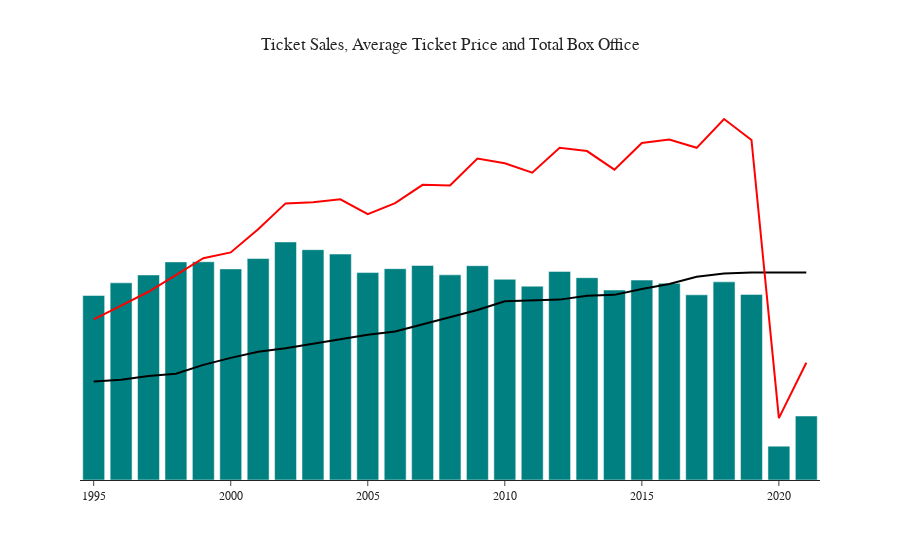

Notebook source saved alongside this figure:
### Code cell
fig1 = px.bar(annual_ticket_sales,
            x="YEAR",
            y="TICKETS SOLD",
            hover_name="TS",
            color_discrete_sequence=["Teal"])

fig2 = px.line(annual_ticket_sales,
            x="YEAR",
            y="avg_upscaled",
            hover_name="Average_Ticket_Price",
            color_discrete_sequence=["Black"])

fig2.update_yaxes(tickprefix="$", showgrid=True)

fig3 = px.line(annual_ticket_sales,
            x="YEAR",
            y="box_downscaled",
            hover_name="TBO",
            color_discrete_sequence=["Red"])

fig = go.Figure(data=fig1.data + fig2.data + fig3.data)

fig.update_yaxes(visible=False)

fig.update_layout(hovermode="x unified", template="simple_white", title="Ticket Sales, Average Ticket Price and Total Box Office")
fig.update_layout(title_x=0.5,
    font_family="Rockwell",
    legend=dict(
        title=None, orientation="h", y=1, yanchor="bottom", x=0.5, xanchor="center"
    )
)

# fig.add_annotation(text="COVID-19", x="2020", y=annual_ticket_sales["TICKETS SOLD"].iloc[1],font_size=15, showarrow=False,bordercolor="red",bgcolor="white")

fig.show()

### Figure 1 — Plotly figure (JSON) as saved in the notebook; plotly's stock layout.template omitted (floating-point values rounded to 4 significant figures)
{"data": [{"alignmentgroup": "True", "hovertemplate": "<b>%{hovertext}</b><br><br>YEAR=%{x}<br>TICKETS SOLD=%{y}<extra></extra>", "hovertext": ["Tickets Sold: 423 Million", "Tickets Sold: 223 Million", "Tickets Sold: 1.2 Billion", "Tickets Sold: 1.3 Billion", "Tickets Sold: 1.2 Billion", "Tickets Sold: 1.3 Billion", "Tickets Sold: 1.3 Billion", "Tickets Sold: 1.2 Billion", "Tickets Sold: 1.3 Billion", "Tickets Sold: 1.3 Billion", "Tickets Sold: 1.2 Billion", "Tickets Sold: 1.3 Billion", "Tickets Sold: 1.4 Billion", "Tickets Sold: 1.3 Billion", "Tickets Sold: 1.4 Billion", "Tickets Sold: 1.3 Billion", "Tickets Sold: 1.3 Billion", "Tickets Sold: 1.4 Billion", "Tickets Sold: 1.5 Billion", "Tickets Sold: 1.5 Billion", "Tickets Sold: 1.4 Billion", "Tickets Sold: 1.3 Billion", "Tickets Sold: 1.4 Billion", "Tickets Sold: 1.4 Billion", "Tickets Sold: 1.3 Billion", "Tickets Sold: 1.3 Billion", "Tickets Sold: 1.2 Billion"], "legendgroup": "", "marker": {"color": "Teal", "pattern": {"shape": ""}}, "name": "", "offsetgroup": "", "orientation": "v", "showlegend": false, "textposition": "auto", "type": "bar", "x": [2021, 2020, 2019, 2018, 2017, 2016, 2015, 2014, 2013, 2012, 2011, 2010, 2009, 2008, 2007, 2006, 2005, 2004, 2003, 2002, 2001, 2000, 1999, 1998, 1997, 1996, 1995], "xaxis": "x", "y": [423774881, 223638958, 1228541629, 1311536128, 1225639761, 1302556378, 1323356776, 1257402920, 1339168926, 1380921942, 1282915168, 1328549021, 1418567388, 1358042073, 1420036680, 1398738283, 1372980280, 1495651298, 1524589620, 1575756527, 1465874205, 1397460079, 1444664086, 1443832471, 1357349648, 1305221290, 1221705907], "yaxis": "y"}, {"hovertemplate": "<b>%{hovertext}</b><br><br>YEAR=%{x}<br>avg_upscaled=%{y}<extra></extra>", "hovertext": ["Average Ticket Price: $9.15", "Average Ticket Price: $9.15", "Average Ticket Price: $9.15", "Average Ticket Price: $9.10", "Average Ticket Price: $8.97", "Average Ticket Price: $8.64", "Average Ticket Price: $8.43", "Average Ticket Price: $8.17", "Average Ticket Price: $8.13", "Average Ticket Price: $7.96", "Average Ticket Price: $7.92", "Average Ticket Price: $7.88", "Average Ticket Price: $7.5", "Average Ticket Price: $7.17", "Average Ticket Price: $6.88", "Average Ticket Price: $6.55", "Average Ticket Price: $6.40", "Average Ticket Price: $6.21", "Average Ticket Price: $6.03", "Average Ticket Price: $5.80", "Average Ticket Price: $5.65", "Average Ticket Price: $5.38", "Average Ticket Price: $5.07", "Average Ticket Price: $4.69", "Average Ticket Price: $4.59", "Average Ticket Price: $4.42", "Average Ticket Price: $4.34"], "legendgroup": "", "line": {"color": "Black", "dash": "solid"}, "marker": {"symbol": "circle"}, "mode": "lines", "name": "", "orientation": "v", "showlegend": false, "type": "scatter", "x": [2021, 2020, 2019, 2018, 2017, 2016, 2015, 2014, 2013, 2012, 2011, 2010, 2009, 2008, 2007, 2006, 2005, 2004, 2003, 2002, 2001, 2000, 1999, 1998, 1997, 1996, 1995], "xaxis": "x", "y": [1374000000.0, 1374000000.0, 1374000000.0, 1366000000.0, 1346000000.0, 1297000000.0, 1265000000.0, 1226000000.0, 1220000000.0, 1194000000.0, 1189000000.0, 1183000000.0, 1125000000, 1077000000.0, 1032000000.0, 982500000.0, 961500000.0, 931500000.0, 904500000.0, 871500000.0, 849000000.0, 808500000.0, 762000000.0, 703500000.0, 688500000.0, 663000000.0, 652500000.0], "yaxis": "y"}, {"hovertemplate": "<b>%{hovertext}</b><br><br>YEAR=%{x}<br>box_downscaled=%{y}<extra></extra>", "hovertext": ["Total Box Office: $3.8 Billion", "Total Box Office: $2.0 Billion", "Total Box Office: $1.1 Billion", "Total Box Office: $1.1 Billion", "Total Box Office: $1.0 Billion", "Total Box Office: $1.1 Billion", "Total Box Office: $1.1 Billion", "Total Box Office: $1.0 Billion", "Total Box Office: $1.0 Billion", "Total Box Office: $1.0 Billion", "Total Box Office: $1.0 Billion", "Total Box Office: $1.0 Billion", "Total Box Office: $1.0 Billion", "Total Box Office: $9.7 Billion", "Total Box Office: $9.7 Billion", "Total Box Office: $9.1 Billion", "Total Box Office: $8.8 Billion", "Total Box Office: $9.2 Billion", "Total Box Office: $9.1 Billion", "Total Box Office: $9.1 Billion", "Total Box Office: $8.2 Billion", "Total Box Office: $7.5 Billion", "Total Box Office: $7.3 Billion", "Total Box Office: $6.7 Billion", "Total Box Office: $6.2 Billion", "Total Box Office: $5.7 Billion", "Total Box Office: $5.3 Billion"], "legendgroup": "", "line": {"color": "Red", "dash": "solid"}, "marker": {"symbol": "circle"}, "mode": "lines", "name": "", "orientation": "v", "showlegend": false, "type": "scatter", "x": [2021, 2020, 2019, 2018, 2017, 2016, 2015, 2014, 2013, 2012, 2011, 2010, 2009, 2008, 2007, 2006, 2005, 2004, 2003, 2002, 2001, 2000, 1999, 1998, 1997, 1996, 1995], "xaxis": "x", "y": [776400000.0, 409700000.0, 2250688791, 2389619330, 2198798292, 2253000000.0, 2231000000.0, 2055000000.0, 2177000000.0, 2198000000.0, 2035000000.0, 2096450805, 2128000000.0, 1950000000.0, 1954000000.0, 1832000000.0, 1760000000.0, 1858000000.0, 1839000000.0, 1831029443, 1659000000.0, 1506000000.0, 1468000000.0, 1354000000.0, 1246047154, 1154000000.0, 1062884278], "yaxis": "y"}], "layout": {"font": {"family": "Rockwell"}, "hovermode": "x unified", "legend": {"orientation": "h", "title": {}, "x": 0.5, "xanchor": "center", "y": 1, "yanchor": "bottom"}, "title": {"text": "Ticket Sales, Average Ticket Price and Total Box Office", "x": 0.5}, "yaxis": {"visible": false}}}
